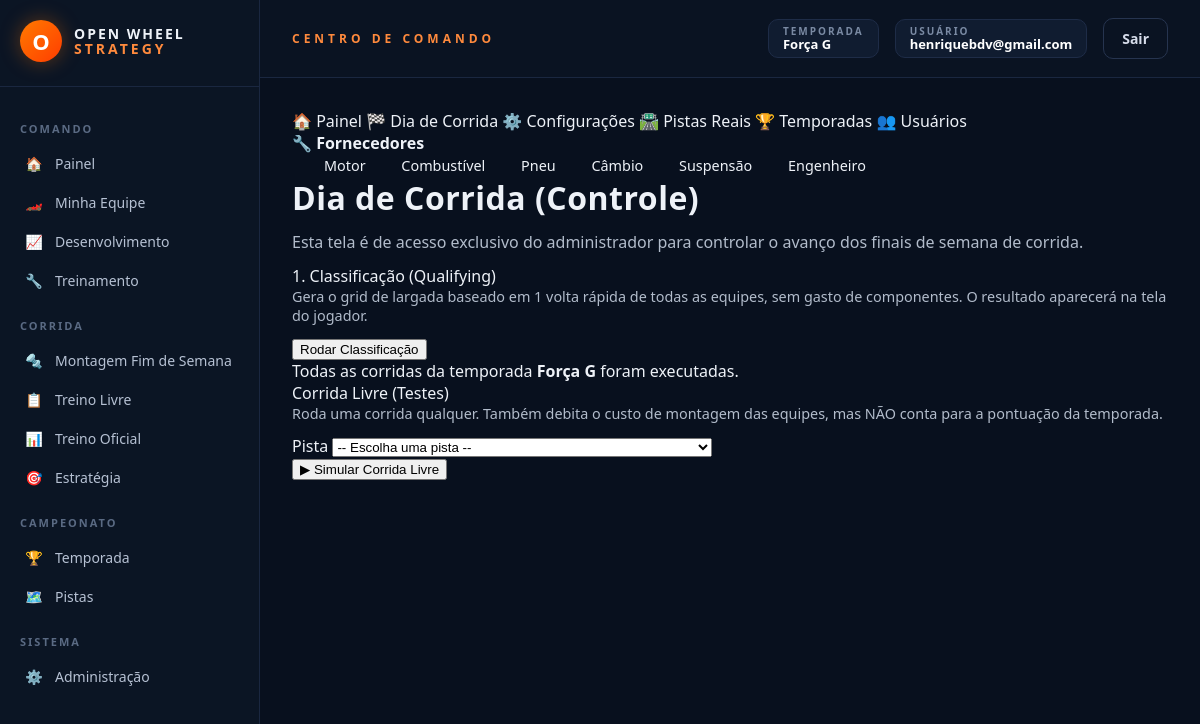
Before: /admin/dia-corrida (signed in) with the older database file.
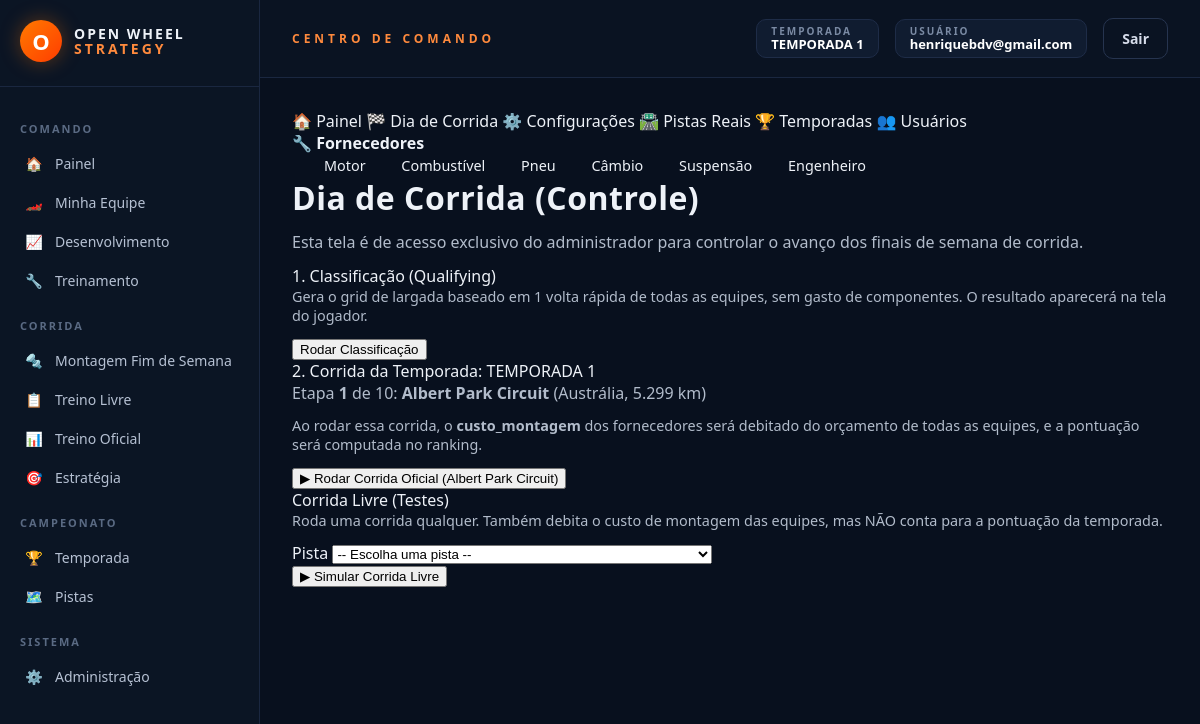
After: the same page with the newer database file.
### models_temporada.py (models this page shows, shortened)
class Temporada(db.Model):
    __tablename__ = "temporadas"
    id = db.Column(db.Integer, primary_key=True)
    nome = db.Column(db.String(120), nullable=False)
    ativa = db.Column(db.Boolean, default=False, nullable=False)
    data_criacao = db.Column(db.DateTime, default=datetime.utcnow)
    corridas_agendadas = db.relationship(
        "CorridaAgendada", backref="temporada",
        cascade="all, delete-orphan",
        order_by="CorridaAgendada.ordem",
    )
    @classmethod
    def ativa_atual(cls):
        try:
            return cls.query.filter_by(ativa=True).first()
        except (OperationalError, ProgrammingError, NoSuchTableError):
            return None
    def proxima_corrida(self):
        return next((c for c in self.corridas_agendadas if not c.executada), None)
    def total_corridas(self):
        return len(self.corridas_agendadas)

class CorridaAgendada(db.Model):
    __tablename__ = "corridas_agendadas"
    id = db.Column(db.Integer, primary_key=True)
    temporada_id = db.Column(db.Integer, db.ForeignKey("temporadas.id"), nullable=False)
    pista_real_id = db.Column(db.Integer, nullable=False)
    pista_nome = db.Column(db.String(120))
    ordem = db.Column(db.Integer, nullable=False)
    executada = db.Column(db.Boolean, default=False, nullable=False)
    data_execucao = db.Column(db.DateTime)
    resultado_json = db.Column(db.Text, default="[]")

### rotas/admin.py (the view, shortened to what this page needs)
    @app.route("/admin/dia-corrida", methods=["GET", "POST"])
    @admin_requerido
    def admin_dia_corrida():
        temporada = Temporada.ativa_atual()
        proxima_corrida_temporada = temporada.proxima_corrida() if temporada else None
        criar_banco_pistas_reais()
        pistas = listar_pistas_reais()
        pistas_por_id = {p["id"]: p for p in pistas}
        pista_proxima_temporada = pistas_por_id.get(proxima_corrida_temporada.pista_real_id) if proxima_corrida_temporada else None
        return render_template("admin_dia_corrida.html",
                               temporada=temporada,
                               proxima_corrida_temporada=proxima_corrida_temporada,
                               pista_proxima_temporada=pista_proxima_temporada,
                               pistas=pistas)

### app.py (called while the page is built)
def _registrar_contexto(app):
    @app.context_processor
    def injetar_globais():
        usuario_id = session.get("usuario_id")
        usuario = Usuario.query.get(usuario_id) if usuario_id else None
        return {
            "usuario_logado": usuario,
            "categorias_fornecedor": FORNECEDORES_CONFIG,
            "temporada_ativa": Temporada.ativa_atual(),
        }

### extensoes.py (called while the page is built)
def admin_requerido(view_func):
    @functools.wraps(view_func)
    def wrapper(*args, **kwargs):
        from models import Usuario
        usuario_id = session.get("usuario_id")
        if not usuario_id:
            return redirect(url_for("login"))
        usuario = Usuario.query.get(usuario_id)
        if not usuario or not usuario.eh_admin:
            return render_template("acesso_negado.html"), 403
        return view_func(*args, **kwargs)
    return wrapper

### pistas_reais_db.py (called while the page is built)
def obter_conexao():
    conexao = sqlite3.connect(CAMINHO_BANCO)
    conexao.row_factory = sqlite3.Row
    return conexao

def listar_pistas_reais():
    conexao = obter_conexao()
    linhas = conexao.execute("SELECT * FROM pistas_reais ORDER BY nome").fetchall()
    conexao.close()
    return [dict(linha) for linha in linhas]

### templates/admin_dia_corrida.html (shortened to what this page needs)
{% extends "admin_base.html" %}
{% set secao_admin = 'dia_corrida' %}
{% block admin_content %}
<h1 class="h3 mb-4">Dia de Corrida (Controle)</h1>
<p class="text-muted">Esta tela é de acesso exclusivo do administrador para controlar o avanço dos finais de semana de corrida.</p>
<div class="card mb-4">
    <div class="card-header">1. Classificação (Qualifying)</div>
    <div class="card-body">
        <p class="text-muted" style="font-size:0.9em;">
            Gera o grid de largada baseado em 1 volta rápida de todas as equipes, sem gasto de componentes. O resultado aparecerá na tela do jogador.
        </p>
        <form method="POST" action="{{ url_for('admin_dia_corrida') }}">
            <button type="submit" class="btn btn-primary">Rodar Classificação</button>
        </form>
    </div>
</div>
{% if temporada and proxima_corrida_temporada and pista_proxima_temporada %}
<div class="card mb-4 border-success">
    <div class="card-header bg-success text-white">2. Corrida da Temporada: {{ temporada.nome }}</div>
    <div class="card-body">
        <p>
            Etapa <strong>{{ proxima_corrida_temporada.ordem }}</strong> de {{ temporada.total_corridas() }}:
            <strong>{{ pista_proxima_temporada.nome }}</strong> ({{ pista_proxima_temporada.pais }},
            {{ pista_proxima_temporada.extensao_km }} km)
        </p>
        <p class="text-muted" style="font-size:0.9em;">
            Ao rodar essa corrida, o <strong>custo_montagem</strong> dos fornecedores será debitado do orçamento de todas as equipes,
            e a pontuação será computada no ranking.
        </p>
        <form method="POST" action="{{ url_for('admin_dia_corrida') }}">
            <button type="submit" class="btn btn-success">
                ▶ Rodar Corrida Oficial ({{ pista_proxima_temporada.nome }})
            </button>
        </form>
    </div>
</div>
{% elif temporada and not proxima_corrida_temporada %}
<div class="alert alert-info mb-4">
    Todas as corridas da temporada <strong>{{ temporada.nome }}</strong> foram executadas.
</div>
{% else %}
<div class="alert alert-warning mb-4">
    Nenhuma temporada ativa. Acesse a aba Temporadas para iniciar uma.
</div>
{% endif %}
<div class="card mb-4">
    <div class="card-header">Corrida Livre (Testes)</div>
    <div class="card-body">
        <p class="text-muted" style="font-size:0.9em;">
            Roda uma corrida qualquer. Também debita o custo de montagem das equipes, mas NÃO conta para a pontuação da temporada.
        </p>
        <form method="POST" action="{{ url_for('admin_dia_corrida') }}" class="row g-3 align-items-center">
            <div class="col-auto">
                <label for="pista_id" class="visually-hidden">Pista</label>
                <select name="pista_id" id="pista_id" class="form-select" required>
                    <option value="">-- Escolha uma pista --</option>
                </select>
            </div>
            <div class="col-auto">
                <button type="submit" class="btn btn-secondary">▶ Simular Corrida Livre</button>
            </div>
        </form>
    </div>
</div>
{% endblock %}

### templates/base.html (shortened to what this page needs)
<!DOCTYPE html>
<html lang="pt-br">
<head>
    <link href="{{ url_for('static', filename='css/tema.css') }}" rel="stylesheet">
</head>
<body>
{% if usuario_logado %}
<div class="ows-shell">
    <aside class="ows-sidebar">
        <div class="ows-logo">
            <div class="ows-logo-mark">O</div>
            <div class="ows-logo-text">OPEN WHEEL<br><span>STRATEGY</span></div>
        </div>
        <div class="ows-menu-section">COMANDO</div>
        <a href="{{ url_for('home') }}" class="ows-menu-link {% if request.endpoint == 'home' %}active{% endif %}"><span class="ows-icon">🏠</span> Painel</a>
        <a href="{{ url_for('minha_equipe') }}" class="ows-menu-link {% if request.endpoint == 'minha_equipe' %}active{% endif %}"><span class="ows-icon">🏎️</span> Minha Equipe</a>
        <a href="{{ url_for('desenvolvimento_view') }}" class="ows-menu-link {% if request.endpoint == 'desenvolvimento_view' %}active{% endif %}"><span class="ows-icon">📈</span> Desenvolvimento</a>
        <a href="{{ url_for('treinamento_view') }}" class="ows-menu-link {% if request.endpoint == 'treinamento_view' %}active{% endif %}"><span class="ows-icon">🔧</span> Treinamento</a>
        <div class="ows-menu-section">CORRIDA</div>
        <a href="{{ url_for('montagem_fim_de_semana') }}" class="ows-menu-link {% if request.endpoint == 'montagem_fim_de_semana' %}active{% endif %}"><span class="ows-icon">🔩</span> Montagem Fim de Semana</a>
        <a href="{{ url_for('treino_livre_view') }}" class="ows-menu-link {% if request.endpoint == 'treino_livre_view' %}active{% endif %}"><span class="ows-icon">📋</span> Treino Livre</a>
        <a href="{{ url_for('treino_oficial_view') }}" class="ows-menu-link {% if request.endpoint == 'treino_oficial_view' %}active{% endif %}"><span class="ows-icon">📊</span> Treino Oficial</a>
        <a href="{{ url_for('estrategia_corrida_view') }}" class="ows-menu-link {% if request.endpoint == 'estrategia_corrida_view' %}active{% endif %}"><span class="ows-icon">🎯</span> Estratégia</a>
        <div class="ows-menu-section">CAMPEONATO</div>
        <a href="{{ url_for('temporada_view') }}" class="ows-menu-link {% if request.endpoint == 'temporada_view' %}active{% endif %}"><span class="ows-icon">🏆</span> Temporada</a>
        <a href="{{ url_for('pistas_reais_view') }}" class="ows-menu-link {% if request.endpoint == 'pistas_reais_view' %}active{% endif %}"><span class="ows-icon">🗺️</span> Pistas</a>
        {% if usuario_logado.eh_admin %}
        <div class="ows-menu-section">SISTEMA</div>
        <a href="{{ url_for('admin_dashboard') }}" class="ows-menu-link {% if request.endpoint == 'admin_dashboard' %}active{% endif %}"><span class="ows-icon">⚙️</span> Administração</a>
        {% endif %}
    </aside>
    <div class="ows-main">
        <header class="ows-topbar">
            <div class="ows-topbar-title">CENTRO DE COMANDO</div>
            <div class="ows-topbar-right">
                {% if temporada_ativa %}
                <div class="ows-badge">
                    <div class="ows-badge-label">TEMPORADA</div>
                    <div class="ows-badge-value">{{ temporada_ativa.nome }}</div>
                </div>
                {% endif %}
                <div class="ows-badge">
                    <div class="ows-badge-label">USUÁRIO</div>
                    <div class="ows-badge-value">{{ usuario_logado.email }}</div>
                </div>
                <a href="{{ url_for('logout') }}" class="ows-btn ows-btn-ghost">Sair</a>
            </div>
        </header>
        <div class="ows-content">
            {% block content %}{% endblock %}
        </div>
    </div>
</div>
{% endif %}
</body>
</html>

Changed rows visible on the page:
changed Temporada: nome "Força G" → "TEMPORADA 1"
now on this page (row edited): CorridaAgendada: ordem "1", nome "Albert Park Circuit"
Other visible differences:
{{ temporada.total_corridas() }}: (not shown) → "10"
{{ pista_proxima_temporada.pais }}: (not shown) → "Austrália"
{{ pista_proxima_temporada.extensao_km }}: (not shown) → "5.299"
text no longer shown: "Todas as corridas da temporada foram executadas."
text now shown: "2. Corrida da Temporada: Etapa de : ( , km) Ao rodar essa corrida, o custo_montagem dos fornecedores será debitado do orçamento de todas as equipes, e a pontuação será computada no ranking. ▶ Rodar Corrida Oficial ( )"
